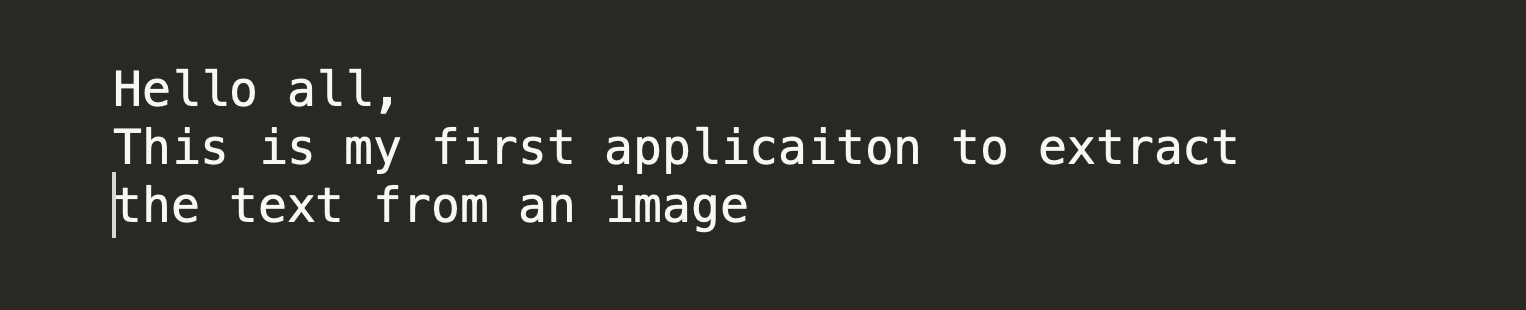
#> input picture ocr/pytesseract-demo/test.png, 1526 x 310 px
$ python open_image.py
#> lines starting #> are read from the running program, lines starting #| are printed output that depends on the picture
import pytesseract
import cv2

img = cv2.imread('test.png')
#> img is the input picture: shape (310, 1526, 3); mean B, G, R 43.1, 49.1, 48.1
img = cv2.resize(img, (720, 480))
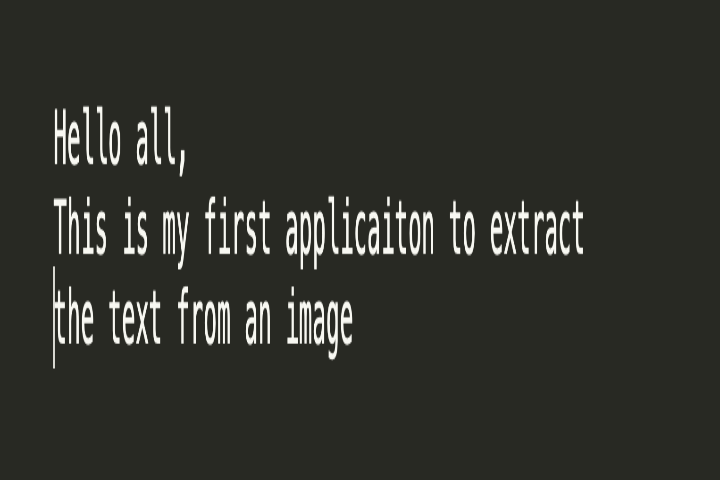
#> img: shape (480, 720, 3); mean B, G, R 43.1, 49.1, 48.1
cv2.imshow('Result', img)
cv2.waitKey(0)
